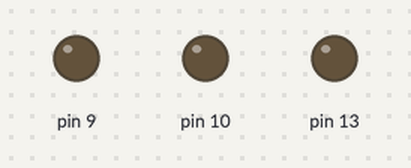
Bench run of a sketch on a simulated Arduino Uno, built with avr-gcc and run on an emulated ATmega328P. Shown: output pins drawn as LEDs (lit = HIGH). Random numbers use the default seed unless the sketch sets one.

Above: at 0.1 s.
At 7.3 s:
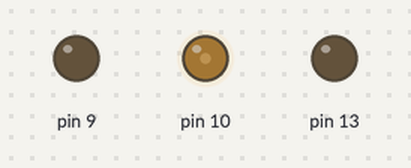
At 22.3 s:
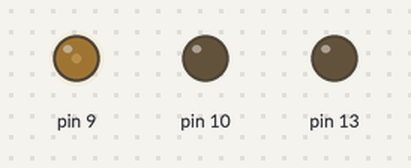
At 38.6 s:
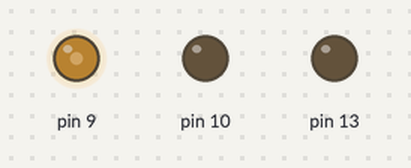
Timing chart, 0 to 40.0 s (numbered marks = the images above):
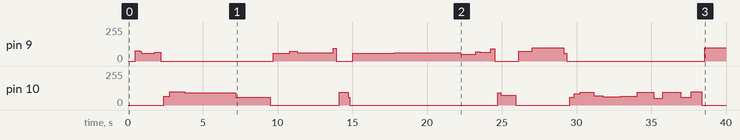

Measured:
- by itself, pin 9: 0/255 → 77/255 at 0.50 s, → 75/255 0.30 s later, → 57/255 0.10 s later, → 67/255 0.90 s later, … (23 changes in this stretch)
- by itself, pin 10: 0/255 → 67/255 at 2.4 s, → 98/255 0.40 s later, → 93/255 1.0 s later, → 59/255 3.4 s later, … (24 changes in this stretch)

The sketch:

motorControl.ino
```cpp
int spd = 0;
int dir = -1;
int dur = 0;
int stt = 0;
int end = 0;


void setup()
{
  Serial.begin(9600);
  randomSeed(analogRead(0));
  pinMode(9, OUTPUT);
  pinMode(10, OUTPUT);
  pinMode(13, OUTPUT);
}


void loop()
{

  // linspd(0, 255, 10);
  // linspd(255, 255, 10);
  // linspd(255, 0, 5);
  // linspd(0, 0, 20);

  if (random(100) < 10) {
    spd = random(50, 100);
    powdir(spd, dir);
  }

  if (random(100) < 2 ) {
    dir = -dir;
    powdir(0, dir);
    delay(200);
    powdir(spd, dir);
  }

  delay(100);

}

void linspd(int spd1, int spd2, int dur)
{
  for (int i = 0; i <= dur * 10; i++) {
    spd = map(i, 0, dur * 10, spd1, spd2);
    powdir(spd, dir);
    delay(10);
    Serial.println(spd);
  }
}

void powdir(int spd, int dir)
{
  if (dir > 0) {
    //  digitalWrite(13, HIGH);
    analogWrite(9, spd);
    digitalWrite(10, LOW);
  }

  else if (dir < 0)
  {
    //digitalWrite(13, LOW);
    digitalWrite(9, LOW);
    analogWrite(10, spd);
  }

}
```
